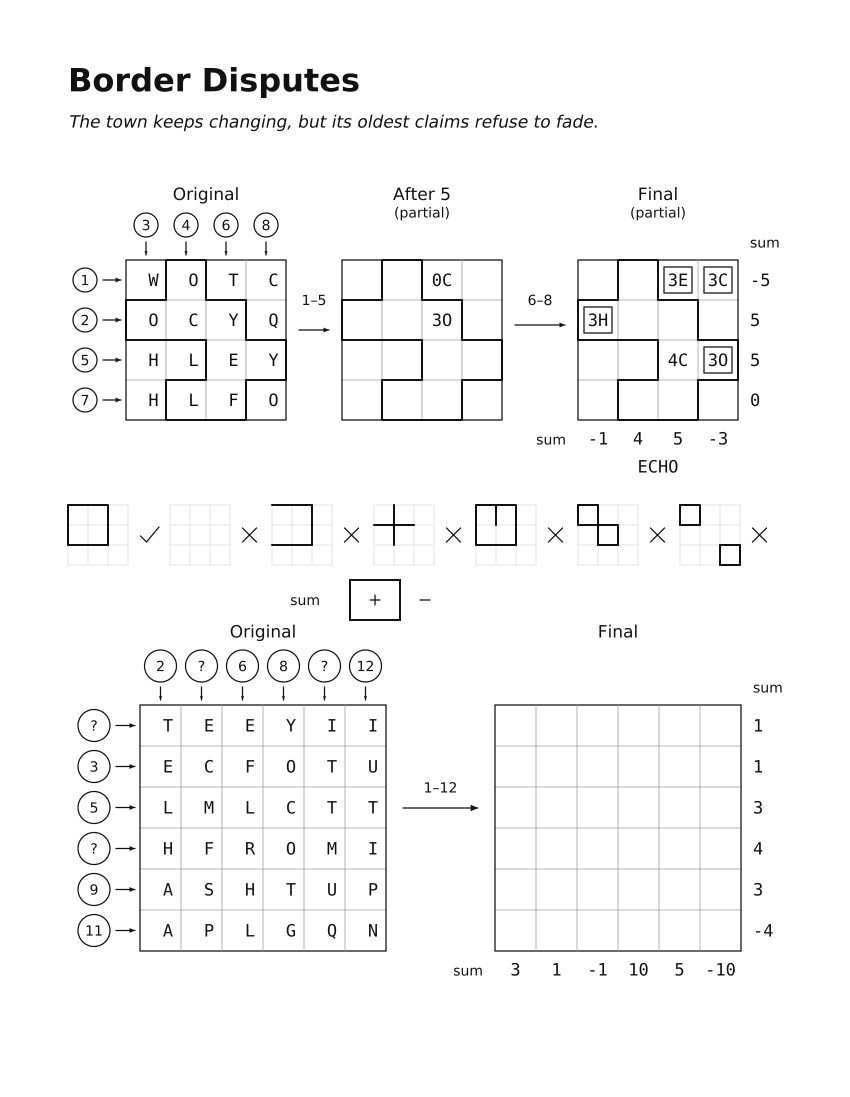
#> input picture tasks/logic-puzzles/border-disputes/environment/images/01.png, 1700 x 2193 px, found by its file name (shown at 1/2 size); its folder holds only this picture in this run
$ python -i pixel_reader.py   (imports and definitions only)
#> lines starting #> are read from the running program, lines starting #| are printed output that depends on the picture
"""Pixel-dependent fixed-layout pictogram reader.

The vocabulary contains independent shape prototypes and ordinary-English aliases.
No answer, path transcript or image hash is stored. All slots are classified against
all prototypes. The scaffold contains only fixed connectors, panels and typography.
It enforces extra/missing marks outside the independently read pictograms.
"""
from pathlib import Path
from collections import deque
import json,itertools
import numpy as np
from PIL import Image
from .phonetics import dictionary,index,exchange,onset,VOWELS,phrase_sounds
H=Path(__file__).resolve().parent
class InvalidImage(ValueError):pass

def descriptor(im):
 a=np.asarray(im.convert('L'));ys,xs=np.where(a<180)
 if len(xs)<15:raise InvalidImage('Missing pictogram')
 t=Image.fromarray(a[ys.min():ys.max()+1,xs.min():xs.max()+1])
 return np.array(t.resize((128,128),Image.Resampling.LANCZOS),dtype=np.float32)/255

# Reusable lexical interpretations of drawn objects; not indexed by page or slot.
NAMES={
 'lake':['lake','pond','water','pool','lagoon','loch'],
 'brightness_comparison':['bright','brighter','light','lit','white','radiant','shining','bulb','lamp','glow','shine'],
 'draped_cloth':['shawl','stole','wrap','scarf','fur'],
 'triangular_cloth':['shawl','stole','wrap','scarf','kerchief'],
 'pen_tip':['tip','nib','point','pen','ink'],
 'balance':['light','lighter','block','load','wood','cube','timber','small','high','raised','up','weight','mass','box','die','dice','log','balance','scale','pan'],
 'roast':['roast','joint','meat','ham'],
 'rain':['rain','shower','cloud'],
 'bottle':['wine','bottle','code','barcode','label','glass','drink'],
 'railcar':['car','wagon','carriage','coach','train'],
 'rope_span':['line','rope','cord','cable','string','tether','rail','railing','post','bollard'],
 'water_surface':['water','river','sea','lake','harbor','harbour','liquid','surface','wave','waves','bay','tide'],
 'pier_corner':['angle','corner','elbow','bend','edge','pier','dock','jetty','wharf'],
 'freight_wagon':['boxcar','freightcar','wagon','car','train']}
PHRASES={
 'telephone':[['phone','box'],['phone','booth'],['telephone','booth']],
 'ship':[['tall','ship'],['sailing','ship']],
 'coal_store':[['coal','store'],['coal','shed'],['coal','bin']],
 'coastal_road':[['coast','road'],['coastal','road'],['shore','road'],['ramp','lane'],['ramp','road'],['sloping','road'],['coastal','ramp']]}

# [18 lines left out: function segment_connected, not called in this run]

# Geometric corridors from native pixel inspection. No names or answers here.
PATHS={
 '01.png':[[(575,1020),(575,1205),(635,1205)]],
 '02.png':[
 [(850,539),(850,585)],[(449,682),(405,682),(405,790),(420,790),(420,838)],
 [(1235,688),(1280,688),(1280,790),(1240,790),(1240,838)],
 [(420,807),(180,807),(180,1497),(323,1497)],
 [(1240,807),(1520,807),(1520,1560),(630,1560),(630,1545)],
 [(510,1034),(510,1073)],[(1190,1034),(1190,1073)],
 [(375,1308),(375,1410),(1030,1410)],[(1094,1410),(1346,1410),(1346,1440)],
 [(1235,1314),(1235,1338),(1062,1338),(1062,1375)],[(1062,1388),(1062,1440)],
 [(295,1743),(295,1805),(415,1805),(415,1848),(700,1848),(700,1904)],
 [(1247,1800),(1247,1820),(1450,1820),(1450,2034),(1140,2034),(1140,1970)],
 [(1194,1780),(1194,1848),(900,1848),(900,1996)],
 [(605,962),(559,962)],[(1310,962),(1264,962)],
 [(1125,503),(1125,475)]]}

def read(images):
 cfg=json.loads((H/'visual_dictionary.json').read_text());protos=np.load(H/'object_shapes.npz')['features'];data={};evidence=[];arrays={}
#> (reads tasks/knowledge-decoding/bumpy-ride/solution/solver_lib/visual_dictionary.json from the repository)
#> (reads tasks/knowledge-decoding/bumpy-ride/solution/solver_lib/object_shapes.npz from the repository)
 for filename,slots in cfg['slots'].items():
  im=Image.open(Path(images)/filename)
#> im is the input picture: PIL image 1700x2193 RGB; min 17, max 255, mean 247.9
  if im.size!=(1700,2193) or im.mode not in ('RGB','RGBA'):raise InvalidImage('Canvas or mode changed')
  if any(k.lower() in ('exif','comment','description','text') for k in im.info):raise InvalidImage('Unexpected metadata')
  gray=np.asarray(im.convert('L'));arrays[filename]=gray
  actual=gray.copy();readings=[]
  for slot,box in enumerate(slots):
   feat=descriptor(im.crop(box));diff=np.abs(protos-feat).mean(axis=(1,2));best=int(np.argmin(diff))
   label=cfg['labels'][best]
   # Small markings within large scenes determine the selected part. A global
   # 3.5% image difference can hide an erased road marking or an extra seat.
   # Use a stricter recognition tolerance for these geometric scene prototypes;
   # retain resampling tolerance for the independently movable small pictograms.
   tolerance=.003 if label in ('two_lane_road','car','balance','brightness_comparison','rope_span','water_surface','pier_corner') else .035
   if float(diff[best])>tolerance:raise InvalidImage(f'{filename} slot {slot}: unrecognized/incomplete object ({float(diff[best]):.4f}; tolerance {tolerance})')
   # Also reject near-ties between different semantic classes.
   other=min(float(d) for k,d in enumerate(diff) if cfg['labels'][k]!=label)
   if other-float(diff[best])<.015:raise InvalidImage('Ambiguous pictogram classification')
   readings.append(label);evidence.append({'image':filename,'box':box,'class':label,'distance':float(diff[best]),'next_class_distance':other})
   x0,y0,x1,y1=box;actual[y0:y1,x0:x1]=255
#> this loop made 1 pass
#> (best, label, tolerance) on pass 1: (5, 'car', 0.003)
#> pass 1, in descriptor, `a = np.asarray(im.convert('L'))`:
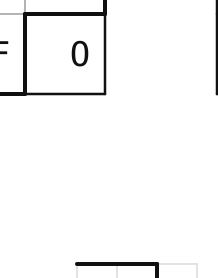
#> a: shape (278, 218); min 17, max 255, mean 246.9
#> pass 1, in read, `feat = descriptor(im.crop(box))`:
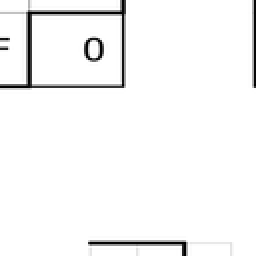
#> feat: shape (128, 128) float32 (shown 2 times larger); min 0, max 1, mean 0.967
#> after the loop, evidence = []; readings = []
  ref=np.load(H/(filename+'.scaffold.npz'))['gray']
  delta=np.abs(actual.astype('int16')-ref.astype('int16'))>35
  if delta.any():
   yy,xx=np.where(delta);raise InvalidImage(f'{filename}: missing/extra fixed marks at {[int(xx.min()),int(yy.min()),int(xx.max()+1),int(yy.max()+1)]}; {len(xx)} pixels')
  data[filename]=readings
 for f,paths in PATHS.items():
  for k,path in enumerate(paths):
   for p,q in zip(path,path[1:]):
    if not segment_connected(arrays[f],p,q):raise InvalidImage(f'{f}: disconnected segment {k}: {p}->{q}')
 # The explicit overpass interrupts the underneath stroke on purpose. Its full
 # arch and both approaches are checked by the scaffold above; it is not a junction.
 return data,evidence,arrays

# [129 lines left out: functions word_slot, spatial_evidence, candidates, operations, solve_images, not called in this run]

#> (the run stopped early here; a loop or call above may not have finished)
